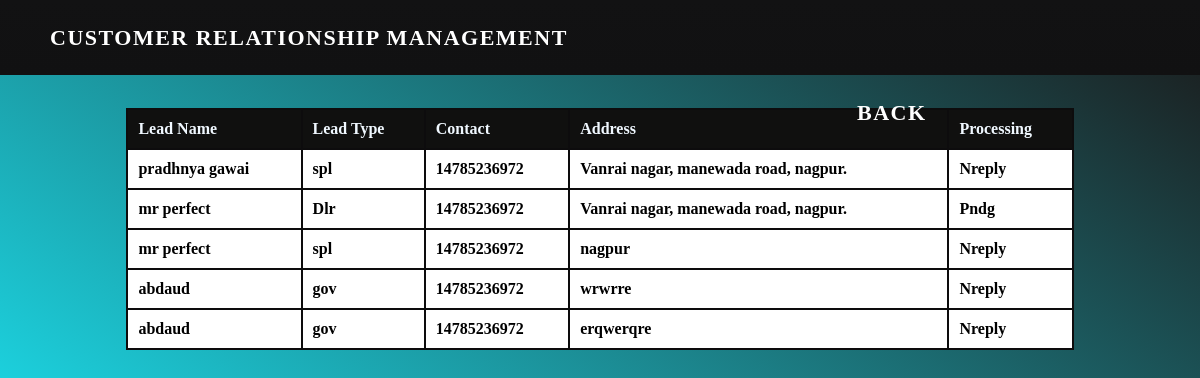
/lead_view/, run on the app's committed database.
### CustomerData/models.py (models this page shows)
class Leads(models.Model):
    lead_name=models.CharField(max_length=50)
    lead_type=models.CharField(max_length=50)
    contact=models.IntegerField()
    address=models.CharField(max_length=50)
    processing=models.CharField(max_length=50)
    class Meta:
        db_table="laeds_master"

### CustomerData/views.py (the view)
# urls.py: path('lead_view/', views.Lead_view, name='lead_view'),
def Lead_view(request):
    data = Leads.objects.all()
    return render(request, 'Lead_view.html', {'data': data})

### CustomerData/templates/Lead_view.html (shortened to what this page needs)
<!DOCTYPE html>
<html lang="en">
<head>
</head>
<body>
    <nav>
        <div class="logo">
            <p>Customer Relationship Management <a href="/leads_Create/">Back</a></p>
        </div>
    </nav>
<body>
    <h1>Leads</h1>
    <table border="1">
        <thead>
            <tr>
                <th>Lead Name</th>
                <th>Lead Type</th>
                <th>Contact</th>
                <th>Address</th>
                <th>Processing</th>
            </tr>
        </thead>
        <tbody>
            {% for item in data %}
                <tr>
                    <td>{{ item.lead_name }}</td>
                    <td>{{ item.lead_type }}</td>
                    <td>{{ item.contact }}</td>
                    <td>{{ item.address }}</td>
                    <td>{{ item.processing }}</td>
                </tr>
            {% endfor %}
        </tbody>
    </table>
</body>
</html>

### CustomerData/templates/Lead_view.html (style rules this page uses)
* { font-weight: bold; }
body { background-image: linear-gradient(35deg, rgb(28, 211, 224), rgb(27, 24, 24)); }
nav { width: 100%; height: 75px; line-height: 75px; padding: 0 50px; position: fixed; background-image: linear-gradient(#121213, #111112); top: 0; left: 0; right: 0; display: flex; justify-content: space-between; z-index: 999; }
nav .logo p { font-size: 22px; font-weight: bold; color: white; text-transform: uppercase; letter-spacing: 1.5px; cursor: pointer; position: fixed; margin: 0; }
table { width: 80%; margin: 50px auto; border-collapse: collapse; }
th { background: rgb(16, 16, 15); color:aliceblue; }
tr { background: white; }
table, th, td { border: 2px solid rgb(13, 12, 13); }
th, td { padding: 10px; text-align: left; }
a { font-size: 22px; margin-left: 797px; text-transform: uppercase; padding: 0px 10px; color: white; text-decoration: none; }

### data on the page
Leads: lead_name "pradhnya gawai", lead_type "spl", contact "14785236972", address "Vanrai nagar, manewada road, nagpur.", processing "Nreply"
Leads: lead_name "mr perfect", lead_type "Dlr", contact "14785236972", address "Vanrai nagar, manewada road, nagpur.", processing "Pndg"
Leads: lead_name "mr perfect", lead_type "spl", contact "14785236972", address "nagpur", processing "Nreply"
Leads: lead_name "abdaud", lead_type "gov", contact "14785236972", address "wrwrre", processing "Nreply"
Leads: lead_name "abdaud", lead_type "gov", contact "14785236972", address "erqwerqre", processing "Nreply"
